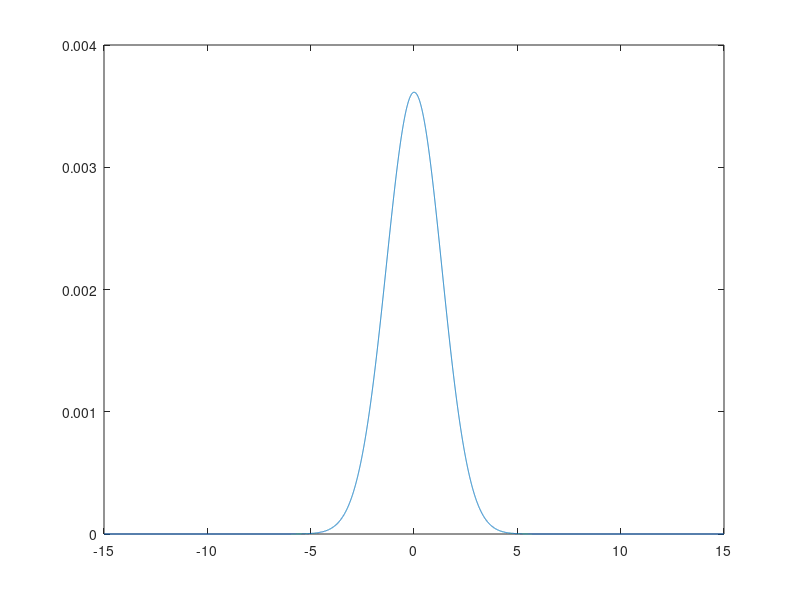

MATLAB code for this plot: (Note: this script raises an error after producing the figure.)
%% Efficiency of an atom trap by beam tracing method
% Refer to the beam tracing method of derivation of the analytic solution.
% By using the mentioned solution, the efficiency is estimated.

%% Device specification
% Indices [1]
n_air   = 1;
n_clad  = 1.4555;
n_core  = 1.4608;
n_eff   = 1.4635;
dn_g    = 1e-3;

% Heights of the layers [m]
h_clad  = 15e-6;
h_core  = 5e-6;

%% Target specification
lam     = 780e-9;

% distance from the top of the glass.
dist    = 50e-3;

% grating length
len_g   = 10e-3;

%% Specification for environments
% Wavenumbers
k0      = 2*pi*n_air    /   lam;
k0_clad = 2*pi*n_clad   /   lam;
k0_core = 2*pi*n_core   /   lam;

%% Focussed beam feature
% Define grid points
L_x     = 30e-3;   
Nx      = 2^14; 
dx      = L_x / Nx;
x       = (-Nx/2:Nx/2-1)' * dx;
y_focus = dist;

% rotated frame
phi     = 10*pi/180;
x_focus = dist*tan(phi);
x_rot   = (x - x_focus)*cos(phi) - (0 - y_focus)*sin(phi);
y_rot   = (x - x_focus)*sin(phi) + (0 - y_focus)*cos(phi);

% Waist on the surface of the glass
w       = .5 * len_g / exp(1);

% % beam waist
% w_0     = sqrt(.5*(w^2 + sqrt(w^4 - 4*(dist*lam/pi/n_air)^2)));

% Rayleigh range(1)
temp_b  = pi*n_air*w^2/lam;
y_R     = .5*( temp_b - sqrt(temp_b^2 - 4*y_focus^2) );

% beam waist(1)
w_0     = real(sqrt( y_R * lam / (pi * n_air) ));
w_rot   = w_0*sqrt(1 + (y_rot./y_R).^2);

% Radius of curvature(y)
R       = y_rot + y_R.^2./y_rot;

% Gouy phase
eta     = atan(y_rot./y_R);
q_inv   = 1./R - 1i*lam./(n_air*pi*w_rot.^2);


% Gaussian beam on the surface of the glass
E      = w_0./w_rot .*exp( -1i*(k0.*y_rot - eta) -1i*k0 * x_rot.^2 .* q_inv/2 );
%%
% checking the shape
figure(1)
plot(x*1e3, abs(E))
xline(0, '--r');
xline(-len_g*.5e3, '--k');
xline(len_g*.5e3, '--k');
xlim(1e3*[-len_g, len_g])
xlabel('x / [mm]')
ylabel('|E|')
title('Field on surface')

%% Propagation onto the grating plane
k       = linspace(-pi, pi, length(x) )'./(x(2) - x(1));
fprintf('y_R    = %3.3f [mm]\n', mean(y_R)*1e3)
fprintf('w_0    = %3.3f [mm]\n', mean(w_0)*1e3)
fprintf('w_1    = %3.3f [mm]\n', mean(w)*1e3)
fprintf('L_g    = %3.3f [mm]\n', len_g*1e3)

% central frequency to adjust the resolution in fourier space as max(k) >
% wavenumbers, k's.

k_cen   = k0*sin(phi);
E       = E .* exp(1i*k_cen*x);

%%
fprintf('--------------------------------------------------------------\n')
fprintf('Checking for limits of central wavenumber\n')
k_t     = k - k_cen;
fprintf('min(k_t) = %3.3e\n',   min(k_t))
fprintf('k_cen    = %3.3e\n',   - k0*sin(phi))
fprintf('max(k_t) = %3.3e\n',   max(k_t))
fprintf('--------------------------------------------------------------\n')

ky_air  = real( sqrt(k0^2 - k_t.^2) );
ky_clad = real( sqrt(k0_clad^2 - k_t.^2) );
ky_core = real( sqrt(k0_core^2 - k_t.^2) );

%% Propagation onto the target location
phase_air   = asin(k_t/(n_air*k0));
phase_clad  = asin(k_t/(n_clad*k0));
phase_core  = asin(k_t/(n_core*k0));

Ek      = fftshift( fft( fftshift(E) ) );
Ek_tar  = exp(-1i*ky_air*dist).* Ek;

E_tar  = fftshift(  ifft( fftshift(Ek_tar) )  ) .* exp(-1i*k_cen*x);

figure(2)
plot(x*1e3, abs(E_tar))
xline(x_focus*1e3, '--r');
xline(x_focus*1e3 - exp(1)*max(w_0)*1e3, '--k');
xline(x_focus*1e3 + exp(1)*max(w_0)*1e3, '--k');
xlim(x_focus*1e3 + [-max(w_0)*4e3 max(w_0)*4e3])
xlabel('x / [mm]')
ylabel('|E|')
title('Field on target')

%% Propagation onto the grating
Ek_grat = apply_Fresnel(Ek, phase_air, phase_clad, n_air, n_clad, 'p');
Ek_grat = exp(-1i*ky_clad*-h_clad).*Ek_grat;
Ek_grat = apply_Fresnel(Ek_grat, phase_clad, phase_core, n_clad, n_core, 'p');
Ek_grat = exp(-1i*ky_core*-h_core/2).*Ek_grat;

E_grat_shifted  = fftshift(  ifft( fftshift(Ek_grat) )  );
E_grat  = E_grat_shifted .* exp(-1i*k_cen*x);

figure(3)
plot(x*1e3, abs(E_grat))
xline(0, '--r');
xlabel('x / [mm]')
ylabel('|E|')
title('Field on grating')

%%
y       = linspace(-.1*dist, 1.1*dist, 500);
Ek_pro  = exp(-1i*ky_air*y).*(Ek*ones(size(y)));
E_pro   = fftshift(  ifft( fftshift(Ek_pro,1) ),1  ) .* (exp(-1i*k_cen*x) * ones(size(y)));

figure(4)
pcolor(x*1e3, y*1e3, abs(E_pro)')
xlabel('x / [mm]')
ylabel('y / [mm]')
shading flat
colorbar
xline(0, '--r');
yline(0, '--r');
xline(1e3*x_focus, '--k');
yline(1e3*y_focus, '--k');
axis equal

%% Required grating profile calculation
phase   = (unwrap(angle(E_grat_shifted)));
dphase  = k0*n_eff - k_cen + c_diff(x, phase);
period  = 2*pi./abs(dphase);

% E_grat  = exp(1i*k0*n_eff*x) .* E_grat;
Pz_amp  = abs(E_grat).^2;

% looping over s.t. dn_g is within the boundary of the physical realisable
% limit that depends on pump depletion and limiting to dn_g < 5e-3

% init
eta    = .2;
F       = griddedInterpolant(x, Pz_amp, 'spline');
fun     = @(x) F(x);
C       = 1/integral(fun, min(x), max(x));
max_dng = 0;

% parameters in BTA
Lam     = period;
theta   = .5*(  asin(n_clad/n_core*(1/n_clad*sin(phi))) +.5*pi);
psi     = acos(lam./Lam - n_eff);
w_0     = 2e-6;
sigma   = 2.5e-6;
beta    = 2*pi*n_eff/lam;
K       = 2*pi./Lam;
w_theta = w_0*sigma/sqrt(w_0^2 + sigma^2)/sin(2*theta);
    
fprintf('computing for optimum dn_g < %2.4e... \n', dn_g);
while 1e3*abs(dn_g - max_dng) > 1e-4
    if eta < 0
        fprintf('eta = %2.2f has to be positive value!\n', eta);
        break
    end
    
    denu = zeros(size(x));
    for i = 1:length(x)
        denu(i) = 1 - eta * C * integral(fun, -100e-6, x(i));
    end

    dng_amp = sqrt(eta * C * fun(x) ./ denu);
    dn_gs   = (lam*n_core/n_eff/w_theta/pi) * sqrt(w_0/sqrt(2*pi))*dng_amp;
    
    max_dng = max(dn_gs); 
    dng_diff = 1e3*(dn_g - max_dng);
    
    if dng_diff < 0
        eta = eta - .05;
    elseif dng_diff > 1
        eta = eta + .05;
    else
        eta = eta + .1*dng_diff;
    end
    fprintf('new max(n_g) = %2.5e \n', max_dng);
end
fprintf('optimum dn_g computed, max_dng = %2.5e \n', max_dng);

%% efficiency
kappa       = dn_gs/n_eff;
w_th_sqd    = sigma^2 * w_0^2 / (sigma^2 + w_0^2) ./ sin(2*theta)^2;

alpha_ana   = pi^2 * sqrt(2*pi) * w_th_sqd * (kappa.^2) / w_0 ./ (Lam.^2);
alpha_ana   = alpha_ana .* sin(psi) / (4*cos(theta)^4);
alpha_ana   = alpha_ana .* exp(-.5*w_th_sqd .* (2*beta*cos(theta)^2 - K).^2);

% p-pol
% alpha_ana   = alpha_ana*(cos(2*theta).^2);

efficiency    = 100 - 100*exp(-trapz(x, alpha_ana));
fprintf('power efficiency    = %2.4e [dB] \n', trapz(x, 10*alpha_ana/log(10)));
fprintf('power scattered out = %2.1f [%%] \n', 100 - 100*10^(-.1*trapz(x, 10*alpha_ana/log(10))));
fprintf('power scattered out = %2.1f [%%] \n', efficiency);

%% final figures
figure(5)
plot(1e3*x, 1e9*period)
yline(1e9*lam/(1*cos(phi+.5*pi) + n_eff), '--k', 'constant k');
xlabel('x / [mm]')
ylabel('grating period / [nm]')
% xlim([-1.2 1.2])
title('desired grating period')

figure(6)
plot(1e3*x, dn_gs);
xlabel('x / [mm]')
ylabel('grating strength')
% xlim([-1.2 1.2])
title('desired grating strength')

% Required .mat files
save('data_super_real.mat', 'x',  'period', 'dn_gs', 'efficiency');